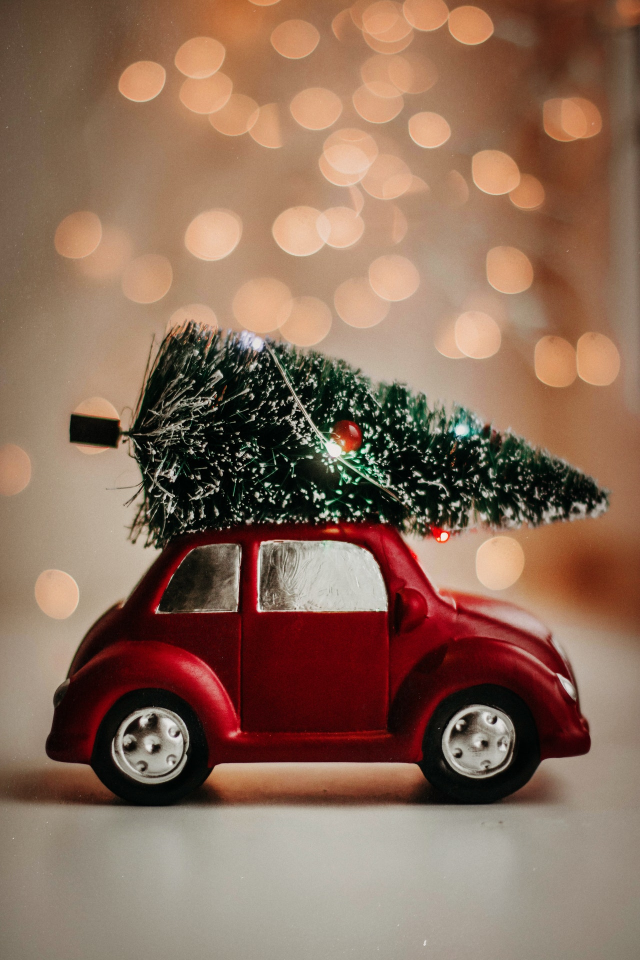
#> input picture images/pexels-kristina-paukshtite-3444345.jpg, 1280 x 1920 px (shown at 1/2 size)
$ python textImage.py
#> lines starting #> are read from the running program, lines starting #| are printed output that depends on the picture; after the words box and inside, x2 and y2 are one past the last pixel; in counts of white or black regions, pixels touching at a corner belong together
# # Python program to explain cv2.putText() method
#
# # importing cv2
# import cv2
#
# # path
# path = r'C:\Users\philo\PycharmProjects\openCvTest\images\pexels-kristina-paukshtite-3444345.jpg'
#
# # Reading an image in default mode
# image = cv2.imread(path)
#
# # Window name in which image is displayed
# window_name = 'Image'
#
# # font
# font = cv2.FONT_HERSHEY_SIMPLEX
#
# # org
# org = (50, 50)
#
# # fontScale
# fontScale = 1
#
# # Blue color in BGR
# color = (255, 0, 0)
#
# # Line thickness of 2 px
# thickness = 2
#
# # Using cv2.putText() method
# image = cv2.putText(image, 'OpenCV', org, font,
#                     fontScale, color, thickness, cv2.LINE_AA)
#
# # Displaying the image
# cv2.imshow(window_name, image)

# importing cv2 library
import cv2
import imutils as im
import time as ti


def timeToGo():
    days = 25 - int(ti.strftime('%d'))
    hours = 24 - int(ti.strftime('%H'))
    minutes = 60 - int(ti.strftime('%M'))

    return [days, hours, minutes]

# Reading the image
image = cv2.imread("images/pexels-kristina-paukshtite-3444345.jpg")
#> image is the input picture: shape (1920, 1280, 3); mean B, G, R 89.8, 108.2, 138.9
image = im.resize(image, width=800)
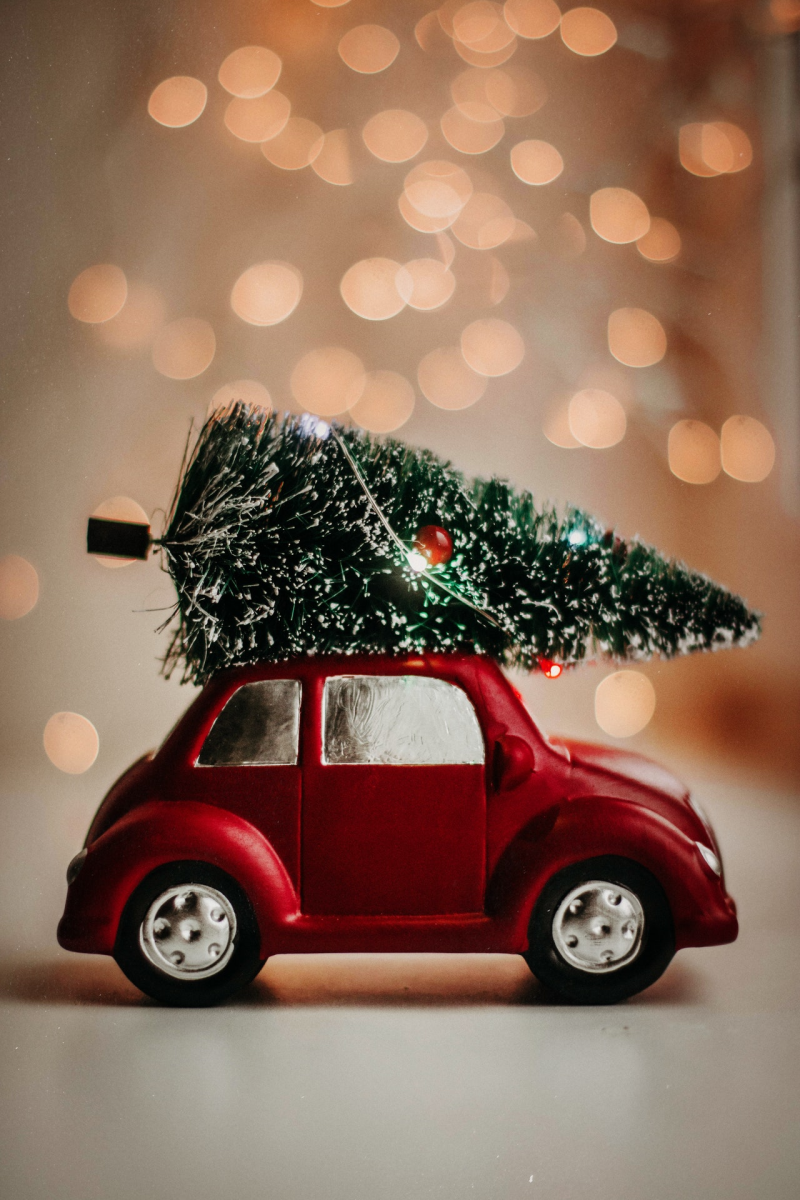
#> image: shape (1200, 800, 3); mean B, G, R 89.8, 108.2, 138.9
# Using cv2.putText()
position = (10, 50)
left = timeToGo()
new_image = cv2.putText(
    image,
    text="Days: Hours: Minutes:",
    org=(10, 200),
    fontFace=cv2.FONT_HERSHEY_DUPLEX,
    fontScale=2.0,
    color=(125, 246, 55),
    thickness=3
)

timeStr = "  {}     {}      {}".format(left[0], left[1], left[2])

new_image = cv2.putText(
    image,
    text=timeStr,
    org=(10, 270),
    fontFace=cv2.FONT_HERSHEY_DUPLEX,
    fontScale=2.0,
    color=(125, 246, 55),
    thickness=3
)
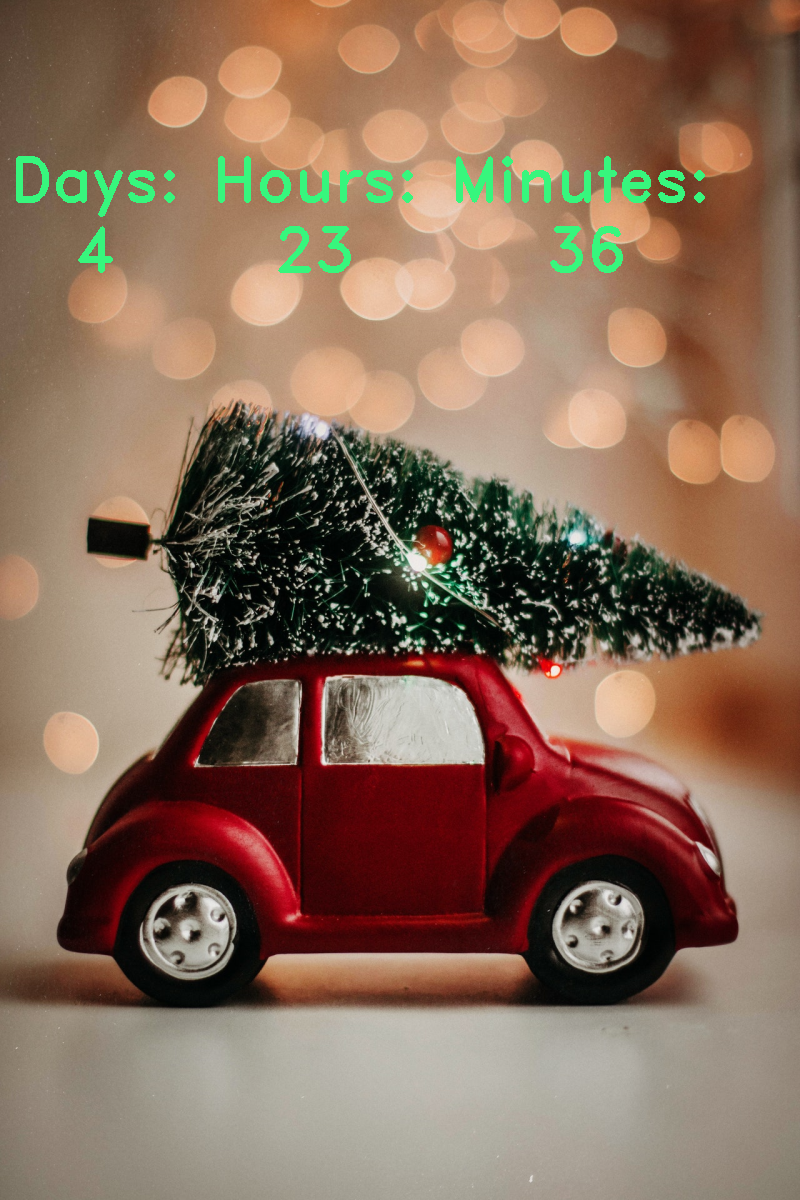
#> new_image: shape (1200, 800, 3); mean B, G, R 90.3, 109.9, 137.4

# Saving the new image
cv2.namedWindow("MyImage", cv2.WND_PROP_FULLSCREEN)
cv2.setWindowProperty("MyImage",cv2.WND_PROP_FULLSCREEN,cv2.WINDOW_FULLSCREEN)
cv2.imshow("MyImage", image)
# cv2.imwrite("NewWallpaper.jpg", new_image)
cv2.waitKey(0)
print(timeToGo())

# cv2.namedWindow("window", cv2.WND_PROP_FULLSCREEN)
# cv2.setWindowProperty("window",cv2.WND_PROP_FULLSCREEN,cv2.WINDOW_FULLSCREEN)
# cv2.imshow("window", img)

$ run again, with images/Christmas-Cookies-holiday-2017wallpapersmug.jpg copied over images/pexels-kristina-paukshtite-3444345.jpg
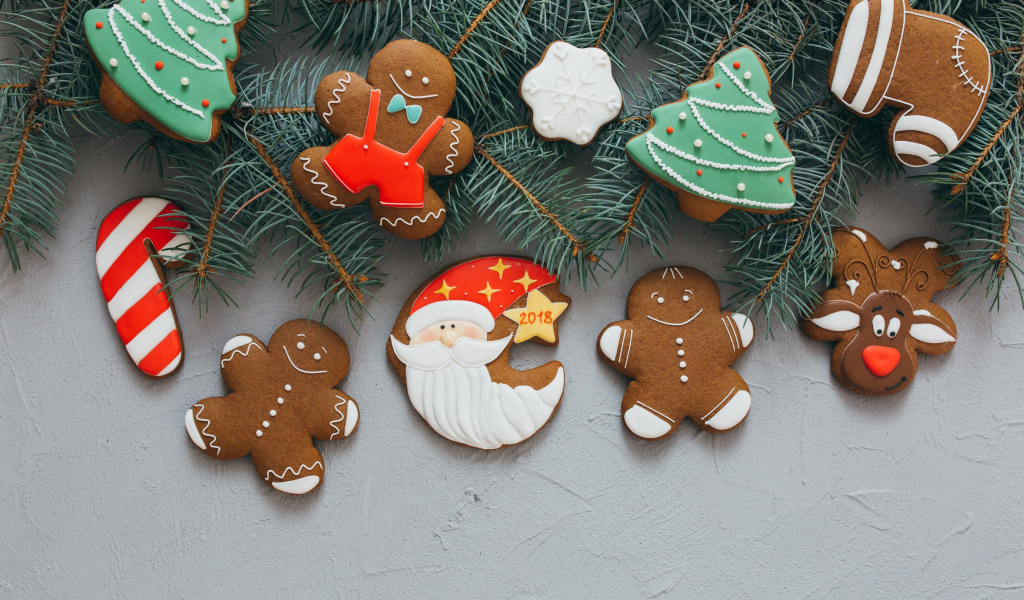
#> input picture images/Christmas-Cookies-holiday-2017wallpapersmug.jpg, 1024 x 600 px
#> image is the input picture: shape (600, 1024, 3); mean B, G, R 116.8, 125.1, 129.1
#> image: shape (468, 800, 3)
#> `new_image = cv2.putText( image, text="Days: Hours: Minutes:", org=(10,..`:
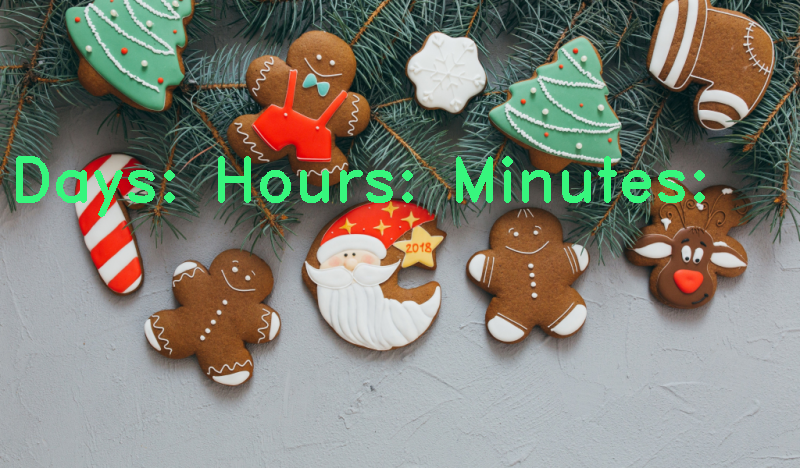
#> new_image: shape (468, 800, 3); mean B, G, R 118.3, 129.5, 128.3
#> `new_image = cv2.putText( image, text=timeStr, org=(10, 270), fontFace=..`:
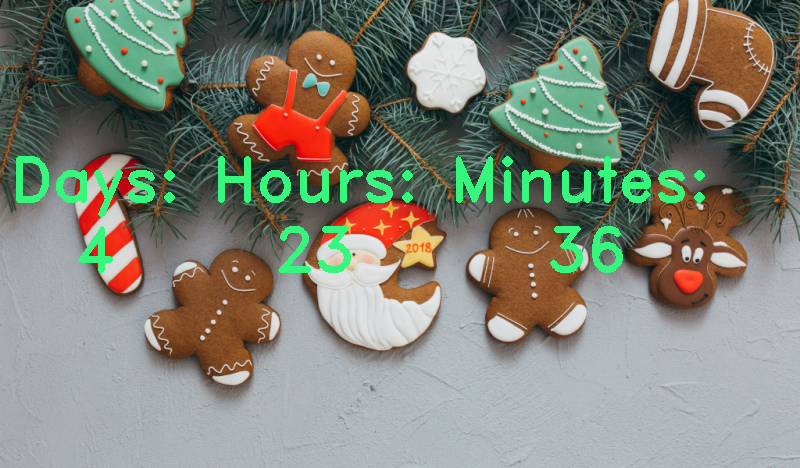
#> new_image: shape (468, 800, 3); 0.92% of pixels changed, all inside (x1, y1, x2, y2) = (78, 226, 623, 273)
